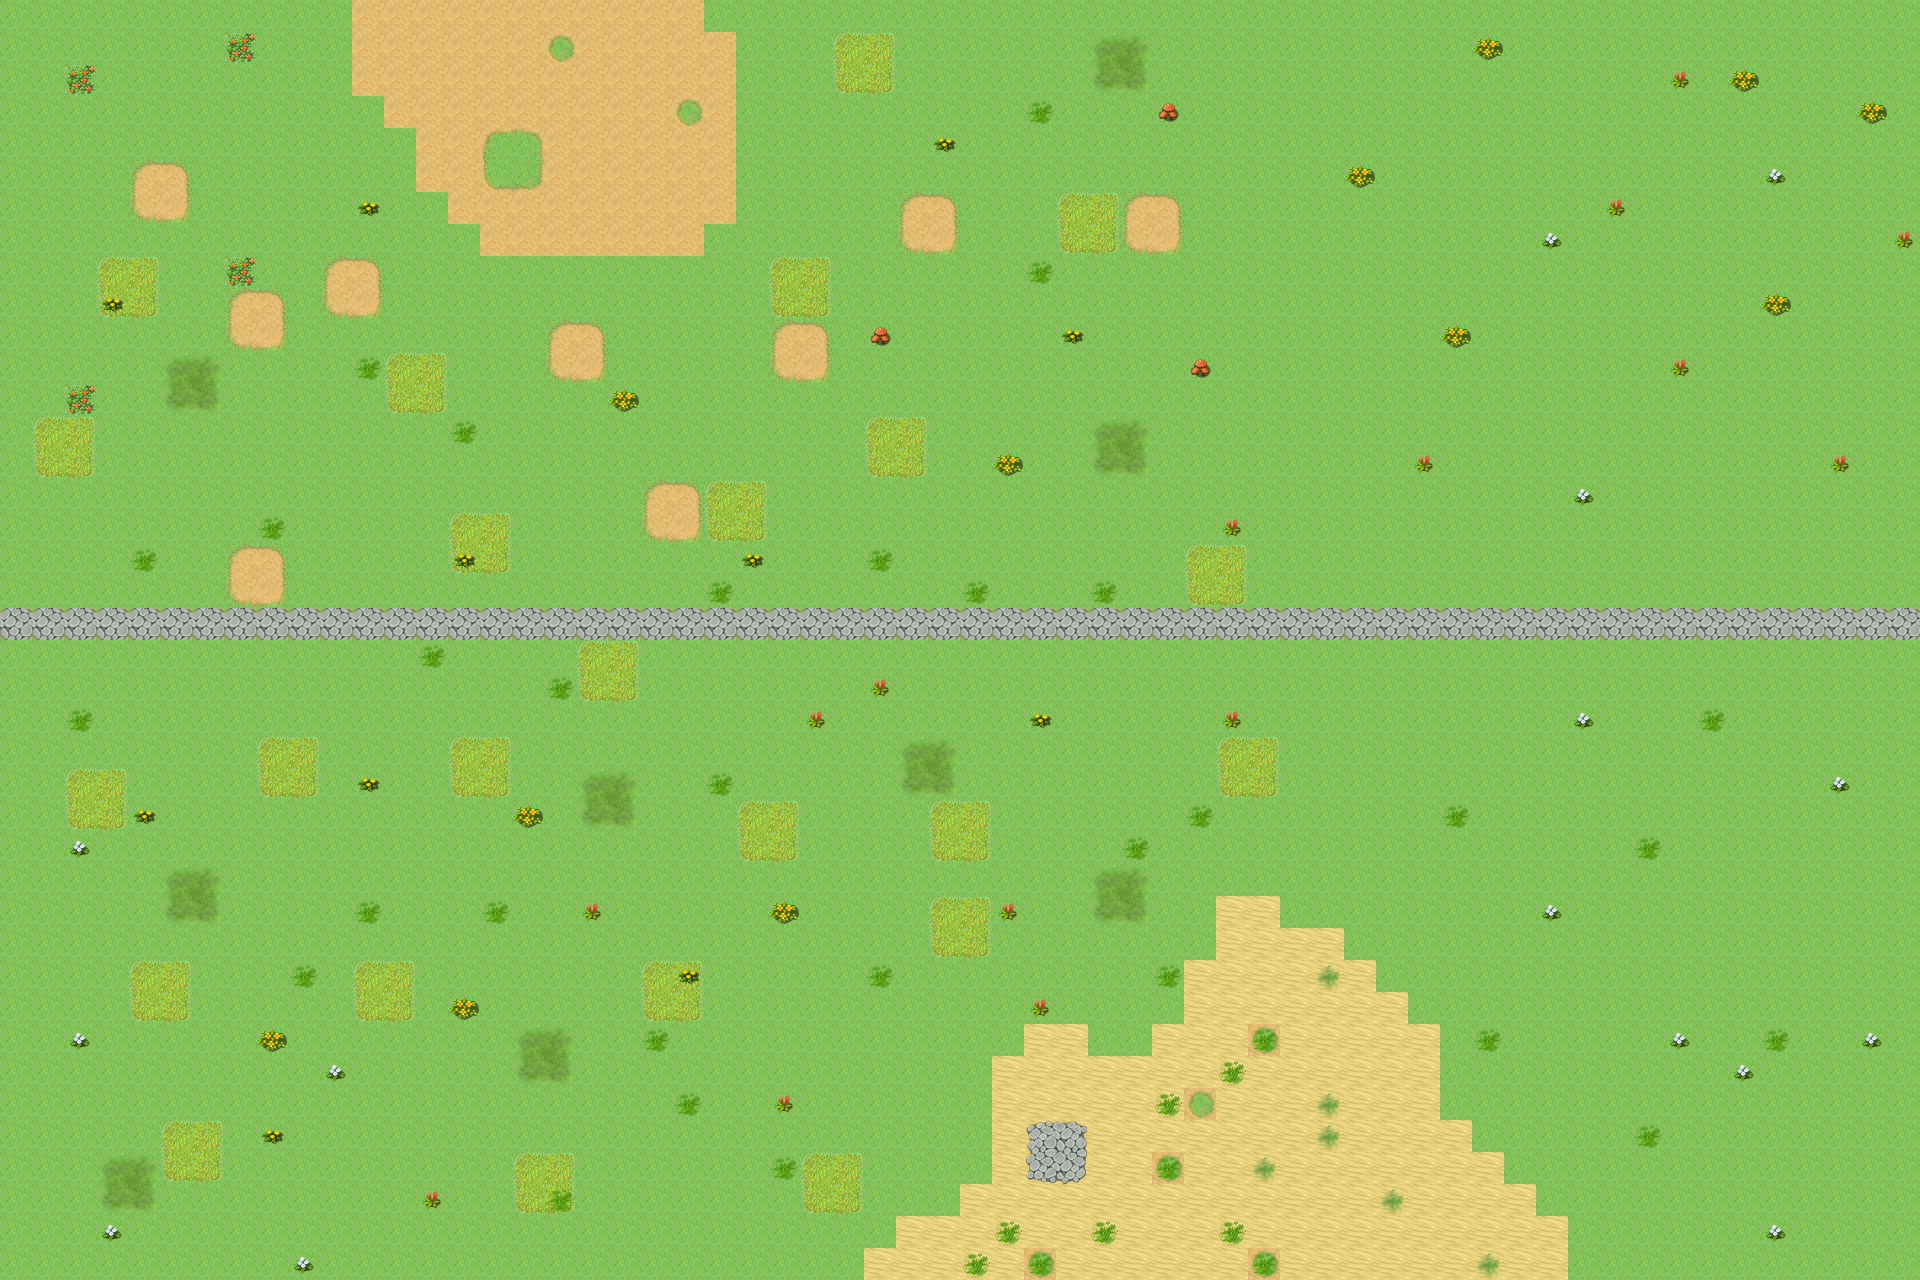

Tiled map render using the project's own tile images. Description and the map definition, with tile-layer contents summarised, below:
An orthogonal 60x40 tile map with 32x32 px tiles, 3 tile layers (Tile Layer 1, Tile Layer 2, Tile Layer 3), 3 tilesets.

<map version="1.2" tiledversion="1.2.4" orientation="orthogonal" renderorder="right-down" width="60" height="40" tilewidth="32" tileheight="32" infinite="0" nextlayerid="7" nextobjectid="1">
 <tileset firstgid="1" source="Outside_A2.tsx" />
 <tileset firstgid="193" source="Outside_A5.tsx" />
 <tileset firstgid="321" source="Outside_B.tsx" />
 <layer id="4" name="Tile Layer 1" width="60" height="40">
  <data>[2400 cells, 2400 non-empty, 11 distinct tile ids]</data>
 </layer>
 <layer id="5" name="Tile Layer 2" width="60" height="40">
  <data>[2400 cells, 478 non-empty, 45 distinct tile ids]</data>
 </layer>
 <layer id="6" name="Tile Layer 3" width="60" height="40">
  <data>[2400 cells, 73 non-empty, 7 distinct tile ids]</data>
 </layer>
</map>
